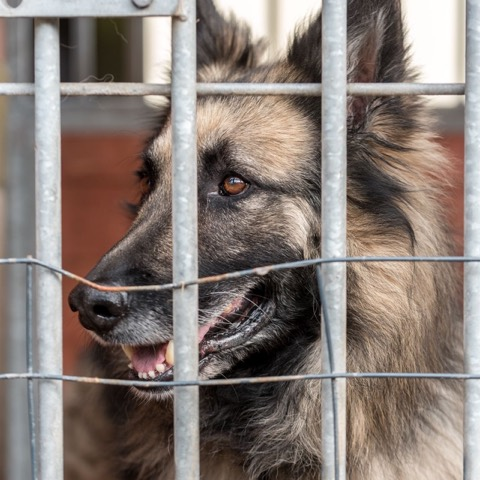
#> input picture assets/biscuit.jpg, 480 x 480 px; the run also reads 1 picture not shown here
$ python render_video_v2.py
#> lines starting #> are read from the running program, lines starting #| are printed output that depends on the picture
"""Render Biscuit's v2 promo, "Kennel Him vs Yard Him" (1080x1920, 30 fps, 26.0 s, H.264 + AAC).

Usage:
  python src/render_video_v2.py [assets_dir] [out.mp4]                full render (+ poster-v2.jpg beside it)
  python src/render_video_v2.py <assets_dir> <out.mp4> 4.2 10.2       preview frames only (preview_v2_<s>.jpg)

assets_dir (default: the repo's assets/) holds biscuit.jpg (the real kennel photo), note.png, yard-clip.mp4
(clip E, AI image-to-video), cartoon/{walk-a,walk-b,sit,wave}.png, fonts/ and v2/. The four new AI clips are
read from v2/V1.mp4..V4.mp4 when present, else from the stand-ins v2/standin-V1.mp4..V4.mp4 (cut from
yard-clip.mp4). The cartoon is one Gemini pose; the head peek, ears, tilt, lean, squash and wave are crops,
rotations and scales of it. The soundtrack comes from beat_v2.py (synthesized beat + SFX + clip ambience).

Timeline (s, 120 BPM, every cut on a beat): 0-1 kennel photo tight on his eyes (hook), 1-2 kennel photo wide,
2-3 staff note, 3-4 lime wipe + 3-2-1, 4-6 V1 (drop), 6-7.5 V2 (tilt), 7.5-9 E trot at 2x, 9-10 E lean starts
(music out), 10-11.5 E lean in slow motion (CERTIFIED LEANER), 11.5-13 E ear scratch, 13-14.5 V3, 14.5-19 stats
card over blurred V3, 19-22.5 V4, 22.5-26 end card with the AI disclosure (23.0-26.0).
"""
import functools
import math
import subprocess
import sys
from pathlib import Path

from PIL import Image, ImageDraw, ImageEnhance, ImageFilter, ImageFont

sys.path.insert(0, str(Path(__file__).resolve().parent))
import beat_v2  # noqa: E402

W, H, FPS = 1080, 1920, 30
DURATION = 26.0
ROOT = Path(__file__).resolve().parent.parent
ASSETS = Path(sys.argv[1]) if len(sys.argv) > 1 else ROOT / "assets"
OUT = Path(sys.argv[2]) if len(sys.argv) > 2 else ROOT / "biscuit-story-v2.mp4"
SAFE = (60, 250, 900, 1300)  # text must stay inside x 60-900, y 250-1300
LANE = 1560  # cartoon's feet over footage: below his face (it dips into the bottom UI band, text never does)
CHIP_Y, REAL_Y = 360, 640  # kennel chip on his forehead, REAL PHOTO chip under it (lower left would cover his mouth)
SOCIAL = False               # True adds "Link in bio" to the end card (social posts only)

INK, PAPER, YARD, YARD_DEEP = (31, 26, 22), (250, 244, 234), (44, 90, 55), (30, 64, 39)
LIME, PINK, STEEL, WHEAT = (215, 240, 74), (255, 159, 198), (88, 97, 107), (233, 217, 166)


# ------------------------------------------------------------------ fonts + easing

# [19 lines left out: functions brico, fraunces, figtree, not called in this run]


def clamp(x, a=0.0, b=1.0):
    return max(a, min(b, x))


def ease(x):
    x = clamp(x)
    return x * x * (3 - 2 * x)


def ease_out(x):
    x = clamp(x)
    return 1 - (1 - x) ** 3


def ease_out_back(x, s=1.7):
    x = clamp(x) - 1
    return 1 + x * x * ((s + 1) * x + s)


# [14 lines left out: functions pop_curve, slam_curve, not called in this run]


# ------------------------------------------------------------------ text

def text_w(text, f, track):
    return f.getlength(text) + max(0, len(text) - 1) * track * f.size


# [30 lines left out: functions text_img, paste_scaled, not called in this run]


SAFE_LOG = []


# [8 lines left out: function check_safe, not called in this run]


class Cap:
    """A caption in one of the four treatments: 'hl' highlighter (ink on lime bars; with keywords the bars are
    paper and the keywords get the lime), 'over' (paper, ink stroke, hard shadow), 'chip' (paper on a steel box),
    'sticker' (ink on pink, ink outline, -6 degrees). anim: 'none', 'pop', 'words', 'slam', 'stamp'."""

    # [110 lines left out: functions __init__, _layout, _word_sprite, draw, not called in this run]

    def impact(self):
        """Time of the slam/stamp hit (for the screen shake), or None."""
        return {"slam": self.t0 + 4 / FPS, "stamp": self.t0 + 3 / FPS}.get(self.anim)


# [19 lines left out: functions label, cover, not called in this run]


def zoom(frame, z, fx=0.5, fy=0.5):
    return cover(frame, z, fx, fy, fx, fy)


photo = Image.open(ASSETS / "biscuit.jpg").convert("RGB")  # the real kennel photo (480x480)
#> photo is the input picture: PIL image 480x480 RGB; mean R, G, B 134.7, 123.2, 117.2
note = Image.open(ASSETS / "note.png").convert("RGBA")
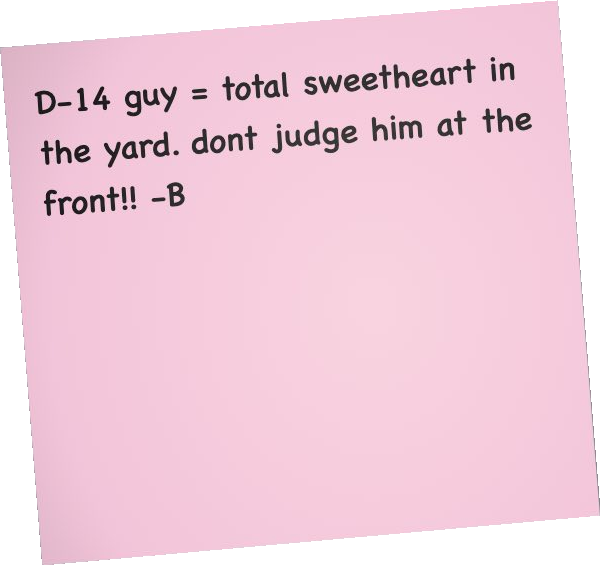
#> input picture assets/note.png, 600 x 565 px
#> note is the input picture: PIL image 600x565 RGBA; mean R, G, B, A 226, 191, 206.5, 218.6
EYE = (0.485, 0.385)  # his near eye in biscuit.jpg

CART = ASSETS / "cartoon"
POSES = {n: Image.open(CART / f"{n}.png").convert("RGBA") for n in ("walk-a", "walk-b", "sit", "wave")}
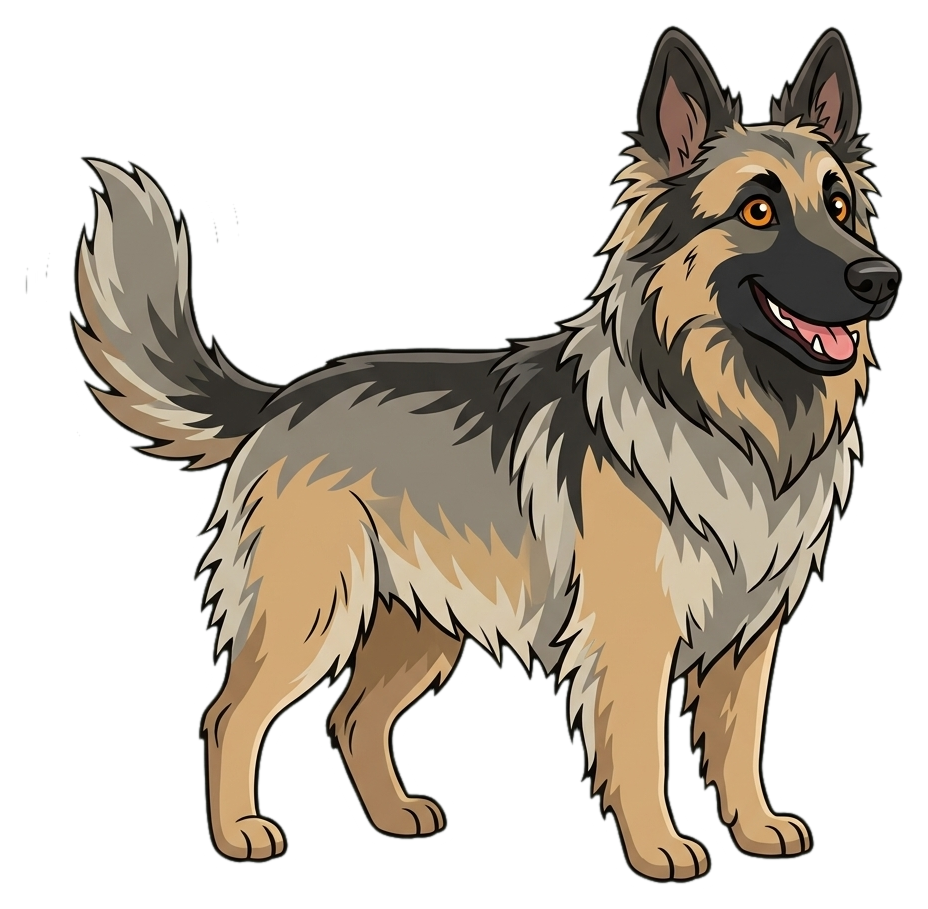
#> input picture assets/cartoon/walk-a.png, 928 x 909 px
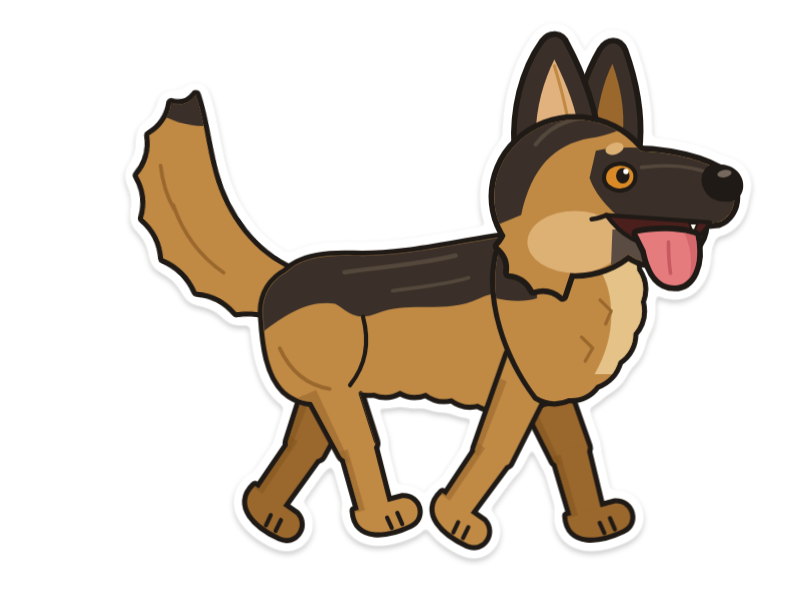
#> input picture assets/cartoon/walk-b.png, 800 x 600 px
#> (the run stopped early here; a loop or call above may not have finished)
